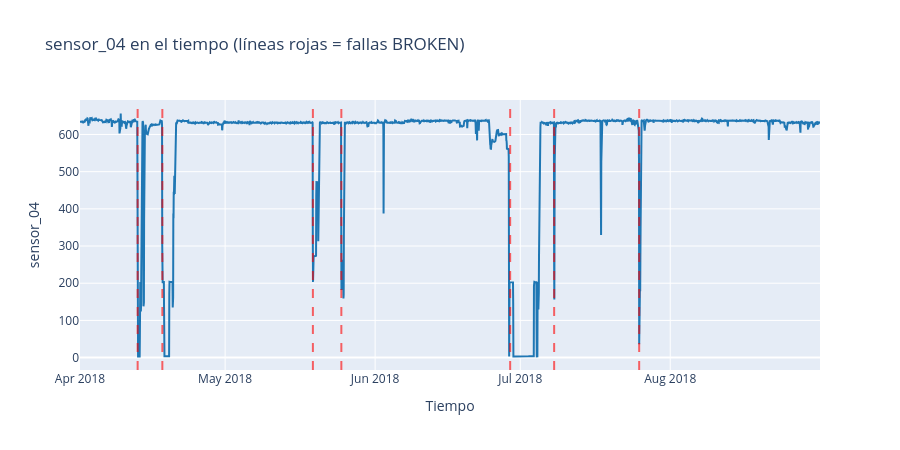

Here is the notebook cell this chart was saved with:
### Markdown cell above
### 9.2 Eventos de falla en el tiempo

### Code cell
fallas = df_clean.index[df_clean["machine_status"] == "BROKEN"]
print("Instantes de falla (BROKEN):")
for f in fallas: print("  -", f)

serie = df_clean["sensor_04"].resample("1h").mean()
fig = go.Figure()
fig.add_trace(go.Scatter(x=serie.index, y=serie.values, mode="lines",
                         name="sensor_04 (media horaria)", line=dict(color="#1f77b4")))
for f in fallas:
    fig.add_vline(x=f, line_dash="dash", line_color="red", opacity=0.6)
fig.update_layout(title="sensor_04 en el tiempo (líneas rojas = fallas BROKEN)",
                  xaxis_title="Tiempo", yaxis_title="sensor_04", height=450)
fig.show()

### Figure 1 — Plotly figure (JSON) as saved in the notebook; plotly's stock layout.template omitted (floating-point values rounded to 4 significant figures; data arrays with more than 128 entries replaced by an {"elided": "..."} marker saying what was removed)
{"data": [{"line": {"color": "#1f77b4"}, "mode": "lines", "name": "sensor_04 (media horaria)", "type": "scatter", "x": {"elided": "3672 str values"}, "y": {"elided": "3672 float values"}}], "layout": {"height": 450, "shapes": [{"line": {"color": "red", "dash": "dash"}, "opacity": 0.6, "type": "line", "x0": "2018-04-12T21:55:00", "x1": "2018-04-12T21:55:00", "xref": "x", "y0": 0, "y1": 1, "yref": "y domain"}, {"line": {"color": "red", "dash": "dash"}, "opacity": 0.6, "type": "line", "x0": "2018-04-18T00:30:00", "x1": "2018-04-18T00:30:00", "xref": "x", "y0": 0, "y1": 1, "yref": "y domain"}, {"line": {"color": "red", "dash": "dash"}, "opacity": 0.6, "type": "line", "x0": "2018-05-19T03:18:00", "x1": "2018-05-19T03:18:00", "xref": "x", "y0": 0, "y1": 1, "yref": "y domain"}, {"line": {"color": "red", "dash": "dash"}, "opacity": 0.6, "type": "line", "x0": "2018-05-25T00:30:00", "x1": "2018-05-25T00:30:00", "xref": "x", "y0": 0, "y1": 1, "yref": "y domain"}, {"line": {"color": "red", "dash": "dash"}, "opacity": 0.6, "type": "line", "x0": "2018-06-28T22:00:00", "x1": "2018-06-28T22:00:00", "xref": "x", "y0": 0, "y1": 1, "yref": "y domain"}, {"line": {"color": "red", "dash": "dash"}, "opacity": 0.6, "type": "line", "x0": "2018-07-08T00:11:00", "x1": "2018-07-08T00:11:00", "xref": "x", "y0": 0, "y1": 1, "yref": "y domain"}, {"line": {"color": "red", "dash": "dash"}, "opacity": 0.6, "type": "line", "x0": "2018-07-25T14:00:00", "x1": "2018-07-25T14:00:00", "xref": "x", "y0": 0, "y1": 1, "yref": "y domain"}], "title": {"text": "sensor_04 en el tiempo (líneas rojas = fallas BROKEN)"}, "xaxis": {"title": {"text": "Tiempo"}}, "yaxis": {"title": {"text": "sensor_04"}}}}
